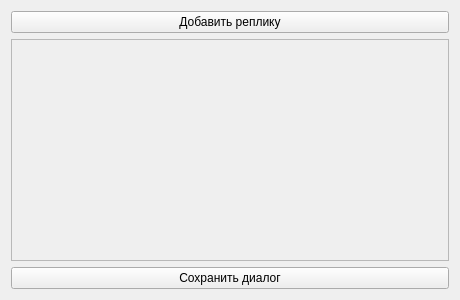
<?xml version="1.0" encoding="UTF-8"?>
<ui version="4.0">
 <class>MessageConstructor</class>
 <widget class="QWidget" name="MessageConstructor">
  <property name="geometry">
   <rect>
    <x>0</x>
    <y>0</y>
    <width>460</width>
    <height>300</height>
   </rect>
  </property>
  <property name="minimumSize">
   <size>
    <width>460</width>
    <height>300</height>
   </size>
  </property>
  <property name="windowTitle">
   <string>Создание диалога</string>
  </property>
  <layout class="QGridLayout" name="gridLayout">
   <item row="4" column="0">
    <widget class="QPushButton" name="saveDialogButton">
     <property name="text">
      <string>Сохранить диалог</string>
     </property>
    </widget>
   </item>
   <item row="1" column="0">
    <widget class="QScrollArea" name="scrollArea">
     <property name="widgetResizable">
      <bool>true</bool>
     </property>
     <widget class="QWidget" name="scrollAreaWidgetContents">
      <property name="geometry">
       <rect>
        <x>0</x>
        <y>0</y>
        <width>440</width>
        <height>218</height>
       </rect>
      </property>
      <layout class="QGridLayout" name="gridLayout_2"/>
     </widget>
    </widget>
   </item>
   <item row="0" column="0">
    <widget class="QPushButton" name="addNewMessageButton">
     <property name="text">
      <string>Добавить реплику</string>
     </property>
    </widget>
   </item>
  </layout>
 </widget>
 <resources/>
 <connections/>
</ui>
